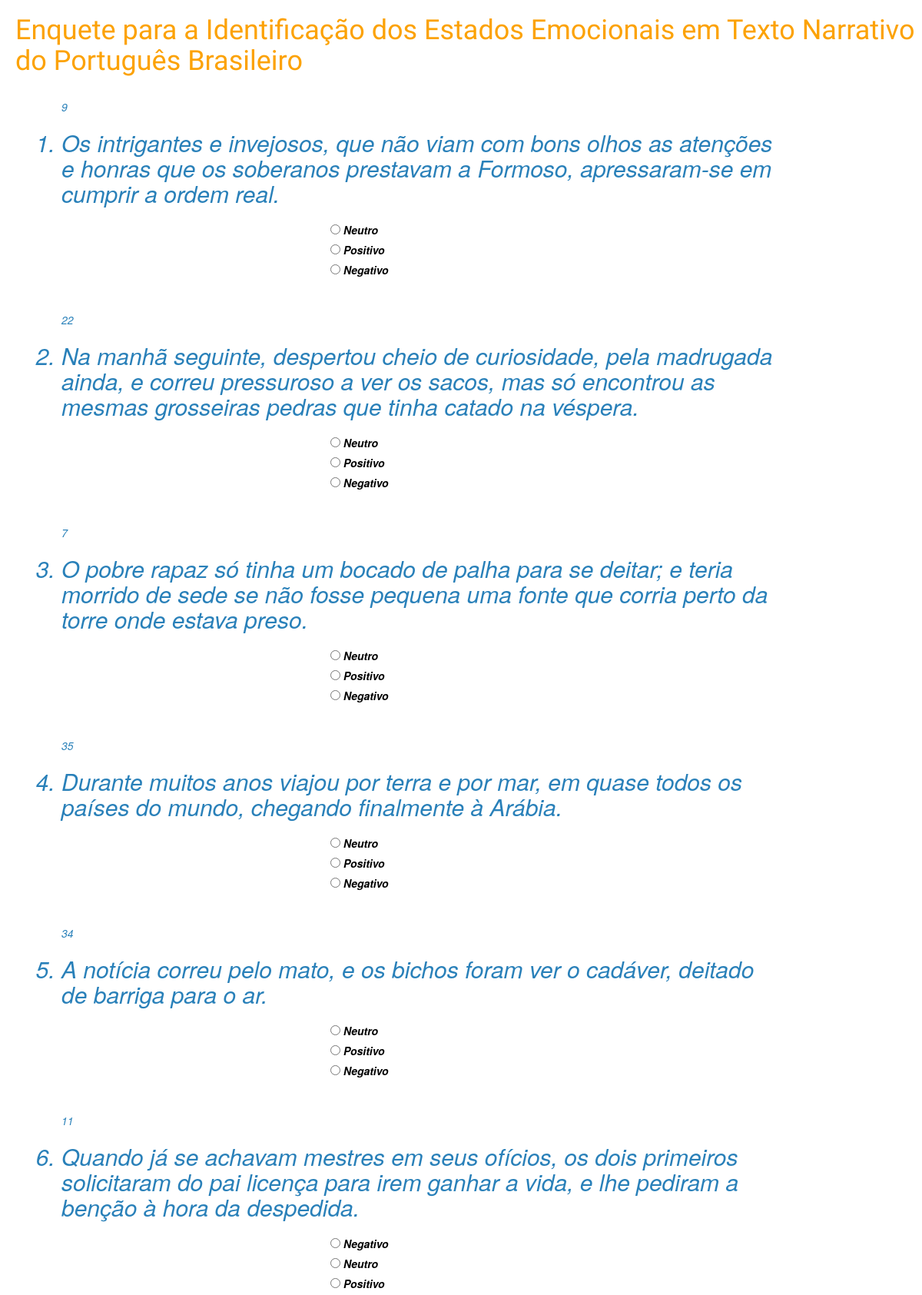
/enquete/index2/ (upper part), run on the app's committed database.
### polls/models.py (models this page shows, shortened)
class Question(models.Model):
    question_text = models.CharField(max_length=200)
    pub_date = models.DateTimeField('date published')
    def __unicode__ (self):              # __unicode__ on Python 3
        return self.question_text
    def was_published_recently(self):
        return self.pub_date >= timezone.now() - datetime.timedelta(days=1)
    was_published_recently.admin_order_field = 'pub_date'
    was_published_recently.boolean = True
    was_published_recently.short_description = 'Published recently?'

class Choice(models.Model):
    question = models.ForeignKey(Question)
    choice_text = models.CharField(max_length=200)
    votes = models.IntegerField(default=0)

### polls/views.py (the view)
# urls.py: url(r'index2/$', views.Index2View.as_view(), name='index2'),
class Index2View(generic.ListView):
    if (qid == 0):
        template_name = 'polls/index2.html'
    else:
        template_name = 'polls/index2.html#'+qid
    print("url--> "+template_name)
    context_object_name = 'latest_question_list'
    def get_queryset(self):
        context_object_name = 'latest_question_list'
        """Return the last five published questions."""
        for query in Question.objects.order_by('-id')[:50]:
            print(query)
        return Question.objects.order_by('?')[:50]

### templates/polls/index2.html (shortened to what this page needs)
<html>
{% load staticfiles %}
<link rel="stylesheet" type="text/css" href="{% static 'polls/style.css' %}" />
<head>
<link rel="stylesheet" href="//maxcdn.bootstrapcdn.com/bootstrap/3.2.0/css/bootstrap.min.css">
<link rel="stylesheet" href="//maxcdn.bootstrapcdn.com/bootstrap/3.2.0/css/bootstrap-theme.min.css">
<link rel="stylesheet" href="//maxcdn.bootstrapcdn.com/bootstrap/3.2.0/css/bootstrap-theme.min.css">
</head>
<body>
<h1><a href="">Enquete para a Identificação dos Estados Emocionais em Texto Narrativo do Português Brasileiro</a></h1>
<div style="padding: 10px; width: 1000px; align-content: center;">
{% with num=0 %}
{% if latest_question_list %}
    <ol type="1">
    {% for question in latest_question_list %}
      <section id=question.id>
      {{question.id}}
      <h2><li>{{ question.question_text }}</li></h2>
      </section>
      <form action="{% url 'polls:index3' question.id %}" method="post">
        {% for choice in question.choice_set.all %}
          <input type="radio" name="choice" id="choice{{ forloop.counter }}" value="{{ choice.id }}" />
          <span style="color: black;">
            <label for="choice{{ forloop.counter }}">{{ choice.choice_text }}</label></br>
          </span>
        {% endfor %}
      </form>
    {% endfor %}
  </ol>
{% else %}
    <p>No polls are available.</p>
{% endif %}
</div>
{% endwith %}
</body>
</html>

### polls/static/polls/style.css (style rules this page uses)
body { border-image-width: 80px; padding-left: 20px; }
h1 a { color: #FCA205; font-family: 'Lobster'; }
div { font-style: italic; color: #2980B9; margin: 20px 30px 40px 10px; }
form { margin: 20px 30px 40px 350px; }

### data on the page
Question: id "9", question_text "Os intrigantes e invejosos, que não viam com bons olhos as atenções e honras que os soberanos prestavam a Formoso, apressaram-se em cumprir a ordem real."
Choice: choice_text "Neutro"
Choice: choice_text "Positivo"
Choice: choice_text "Negativo"
Question: id "22", question_text "Na manhã seguinte, despertou cheio de curiosidade, pela madrugada ainda, e correu pressuroso a ver os sacos, mas só encontrou as mesmas grosseiras pedras que tinha catado na véspera."
Choice: choice_text "Neutro"
Choice: choice_text "Positivo"
Choice: choice_text "Negativo"
Question: id "7", question_text "O pobre rapaz só tinha um bocado de palha para se deitar; e teria morrido de sede se não fosse pequena uma fonte que corria perto da torre onde estava preso."
Choice: choice_text "Neutro"
Choice: choice_text "Positivo"
Choice: choice_text "Negativo"
Question: id "35", question_text "Durante muitos anos viajou por terra e por mar, em quase todos os países do mundo, chegando finalmente à Arábia."
Choice: choice_text "Neutro"
Choice: choice_text "Positivo"
Choice: choice_text "Negativo"
Question: id "34", question_text "A notícia correu pelo mato, e os bichos foram ver o cadáver, deitado de barriga para o ar."
Choice: choice_text "Neutro"
Choice: choice_text "Positivo"
Choice: choice_text "Negativo"
Question: id "11", question_text "Quando já se achavam mestres em seus ofícios, os dois primeiros solicitaram do pai licença para irem ganhar a vida, e lhe pediram a benção à hora da despedida."
Choice: choice_text "Negativo"
Choice: choice_text "Neutro"
Choice: choice_text "Positivo"
